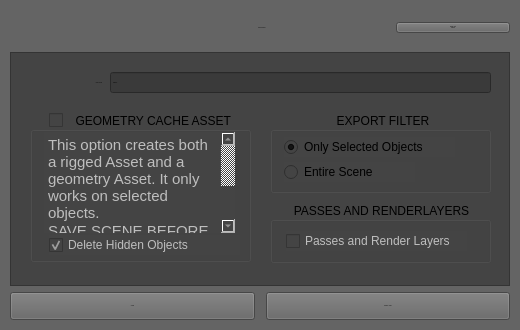
<?xml version="1.0" encoding="UTF-8"?>
<ui version="4.0">
 <class>SundayAssetExportUI</class>
 <widget class="QMainWindow" name="SundayAssetExportUI">
  <property name="windowModality">
   <enum>Qt::WindowModal</enum>
  </property>
  <property name="enabled">
   <bool>true</bool>
  </property>
  <property name="geometry">
   <rect>
    <x>0</x>
    <y>0</y>
    <width>520</width>
    <height>330</height>
   </rect>
  </property>
  <property name="sizePolicy">
   <sizepolicy hsizetype="Fixed" vsizetype="Fixed">
    <horstretch>0</horstretch>
    <verstretch>0</verstretch>
   </sizepolicy>
  </property>
  <property name="minimumSize">
   <size>
    <width>520</width>
    <height>330</height>
   </size>
  </property>
  <property name="maximumSize">
   <size>
    <width>520</width>
    <height>330</height>
   </size>
  </property>
  <property name="cursor">
   <cursorShape>ArrowCursor</cursorShape>
  </property>
  <property name="contextMenuPolicy">
   <enum>Qt::DefaultContextMenu</enum>
  </property>
  <property name="acceptDrops">
   <bool>false</bool>
  </property>
  <property name="windowTitle">
   <string>Sunday | Asset Export</string>
  </property>
  <property name="windowOpacity">
   <double>1.000000000000000</double>
  </property>
  <property name="toolTip">
   <string/>
  </property>
  <property name="statusTip">
   <string/>
  </property>
  <property name="autoFillBackground">
   <bool>false</bool>
  </property>
  <property name="styleSheet">
   <string notr="true">background-color: rgb(100, 100, 100);

font: 12px &quot;Lucida Grande&quot;;</string>
  </property>
  <property name="windowFilePath">
   <string/>
  </property>
  <property name="inputMethodHints">
   <set>Qt::ImhNone</set>
  </property>
  <property name="toolButtonStyle">
   <enum>Qt::ToolButtonIconOnly</enum>
  </property>
  <property name="animated">
   <bool>true</bool>
  </property>
  <property name="tabShape">
   <enum>QTabWidget::Triangular</enum>
  </property>
  <property name="dockNestingEnabled">
   <bool>false</bool>
  </property>
  <property name="dockOptions">
   <set>QMainWindow::AllowTabbedDocks|QMainWindow::AnimatedDocks</set>
  </property>
  <property name="unifiedTitleAndToolBarOnMac">
   <bool>false</bool>
  </property>
  <widget class="QWidget" name="centralwidget">
   <property name="sizePolicy">
    <sizepolicy hsizetype="Preferred" vsizetype="Preferred">
     <horstretch>0</horstretch>
     <verstretch>0</verstretch>
    </sizepolicy>
   </property>
   <layout class="QVBoxLayout" name="verticalLayout_2">
    <property name="margin">
     <number>10</number>
    </property>
    <item>
     <widget class="QWidget" name="widget" native="true">
      <property name="maximumSize">
       <size>
        <width>16777215</width>
        <height>36</height>
       </size>
      </property>
      <property name="autoFillBackground">
       <bool>false</bool>
      </property>
      <property name="styleSheet">
       <string notr="true"/>
      </property>
      <layout class="QHBoxLayout" name="horizontalLayout">
       <property name="margin">
        <number>0</number>
       </property>
       <item>
        <spacer name="horizontalSpacer_3">
         <property name="orientation">
          <enum>Qt::Horizontal</enum>
         </property>
         <property name="sizeHint" stdset="0">
          <size>
           <width>114</width>
           <height>20</height>
          </size>
         </property>
        </spacer>
       </item>
       <item>
        <spacer name="horizontalSpacer">
         <property name="orientation">
          <enum>Qt::Horizontal</enum>
         </property>
         <property name="sizeHint" stdset="0">
          <size>
           <width>40</width>
           <height>20</height>
          </size>
         </property>
        </spacer>
       </item>
       <item>
        <widget class="QLabel" name="label">
         <property name="font">
          <font>
           <family>Verdana</family>
           <pointsize>-1</pointsize>
           <weight>50</weight>
           <italic>false</italic>
           <bold>false</bold>
          </font>
         </property>
         <property name="styleSheet">
          <string notr="true">color: rgb(0, 0, 0);

font: 18px &quot;Verdana&quot;;</string>
         </property>
         <property name="text">
          <string>ASSET EXPORT</string>
         </property>
         <property name="alignment">
          <set>Qt::AlignLeading|Qt::AlignLeft|Qt::AlignVCenter</set>
         </property>
        </widget>
       </item>
       <item>
        <spacer name="horizontalSpacer_2">
         <property name="orientation">
          <enum>Qt::Horizontal</enum>
         </property>
         <property name="sizeHint" stdset="0">
          <size>
           <width>40</width>
           <height>20</height>
          </size>
         </property>
        </spacer>
       </item>
       <item>
        <widget class="QPushButton" name="revealAssetInFingerButton">
         <property name="enabled">
          <bool>true</bool>
         </property>
         <property name="sizePolicy">
          <sizepolicy hsizetype="Fixed" vsizetype="Fixed">
           <horstretch>0</horstretch>
           <verstretch>0</verstretch>
          </sizepolicy>
         </property>
         <property name="minimumSize">
          <size>
           <width>114</width>
           <height>0</height>
          </size>
         </property>
         <property name="font">
          <font>
           <family>Lucida Grande</family>
           <pointsize>-1</pointsize>
           <weight>50</weight>
           <italic>false</italic>
           <bold>false</bold>
          </font>
         </property>
         <property name="autoFillBackground">
          <bool>false</bool>
         </property>
         <property name="styleSheet">
          <string notr="true">font: 10px &quot;Lucida Grande&quot;;</string>
         </property>
         <property name="text">
          <string>Reveal Asset
In Finder</string>
         </property>
         <property name="icon">
          <iconset>
           <normaloff>../SundayImage/SundayGlasses.png</normaloff>../SundayImage/SundayGlasses.png</iconset>
         </property>
         <property name="iconSize">
          <size>
           <width>32</width>
           <height>32</height>
          </size>
         </property>
         <property name="default">
          <bool>false</bool>
         </property>
         <property name="flat">
          <bool>false</bool>
         </property>
         <property name="+command" stdset="0">
          <string>&quot;SundayAssetExportPy.SundayAssetExportOptionsCurrentAssetDirectory()&quot;</string>
         </property>
        </widget>
       </item>
      </layout>
     </widget>
    </item>
    <item>
     <widget class="QFrame" name="frame">
      <property name="focusPolicy">
       <enum>Qt::NoFocus</enum>
      </property>
      <property name="styleSheet">
       <string notr="true">background-color: rgb(68, 68, 68);</string>
      </property>
      <property name="frameShape">
       <enum>QFrame::StyledPanel</enum>
      </property>
      <property name="frameShadow">
       <enum>QFrame::Raised</enum>
      </property>
      <property name="lineWidth">
       <number>1</number>
      </property>
      <property name="midLineWidth">
       <number>0</number>
      </property>
      <widget class="QLabel" name="label_7">
       <property name="geometry">
        <rect>
         <x>11</x>
         <y>20</y>
         <width>81</width>
         <height>22</height>
        </rect>
       </property>
       <property name="font">
        <font>
         <family>Lucida Grande</family>
         <pointsize>-1</pointsize>
         <weight>50</weight>
         <italic>false</italic>
         <bold>false</bold>
        </font>
       </property>
       <property name="text">
        <string>ASSET NAME</string>
       </property>
       <property name="alignment">
        <set>Qt::AlignRight|Qt::AlignTrailing|Qt::AlignVCenter</set>
       </property>
      </widget>
      <widget class="QLineEdit" name="assetExportNameLineEdit">
       <property name="enabled">
        <bool>true</bool>
       </property>
       <property name="geometry">
        <rect>
         <x>100</x>
         <y>20</y>
         <width>381</width>
         <height>21</height>
        </rect>
       </property>
       <property name="font">
        <font>
         <family>Lucida Grande</family>
         <pointsize>-1</pointsize>
         <weight>50</weight>
         <italic>false</italic>
         <bold>false</bold>
        </font>
       </property>
       <property name="focusPolicy">
        <enum>Qt::StrongFocus</enum>
       </property>
       <property name="styleSheet">
        <string notr="true">background-color: rgb(58, 58, 58);</string>
       </property>
       <property name="text">
        <string>&quot;ERROR&quot;</string>
       </property>
       <property name="readOnly">
        <bool>false</bool>
       </property>
      </widget>
      <widget class="QGroupBox" name="RigAndCacheGroupBox">
       <property name="enabled">
        <bool>true</bool>
       </property>
       <property name="geometry">
        <rect>
         <x>20</x>
         <y>60</y>
         <width>221</width>
         <height>150</height>
        </rect>
       </property>
       <property name="sizePolicy">
        <sizepolicy hsizetype="Fixed" vsizetype="Fixed">
         <horstretch>0</horstretch>
         <verstretch>0</verstretch>
        </sizepolicy>
       </property>
       <property name="minimumSize">
        <size>
         <width>221</width>
         <height>150</height>
        </size>
       </property>
       <property name="maximumSize">
        <size>
         <width>221</width>
         <height>150</height>
        </size>
       </property>
       <property name="title">
        <string>  GEOMETRY CACHE ASSET </string>
       </property>
       <property name="alignment">
        <set>Qt::AlignBottom|Qt::AlignHCenter</set>
       </property>
       <property name="flat">
        <bool>false</bool>
       </property>
       <property name="checkable">
        <bool>true</bool>
       </property>
       <property name="checked">
        <bool>false</bool>
       </property>
       <widget class="QCheckBox" name="assetExportRemoveHiddenObjects">
        <property name="geometry">
         <rect>
          <x>19</x>
          <y>123</y>
          <width>191</width>
          <height>20</height>
         </rect>
        </property>
        <property name="focusPolicy">
         <enum>Qt::StrongFocus</enum>
        </property>
        <property name="text">
         <string>Delete Hidden Objects</string>
        </property>
        <property name="checked">
         <bool>true</bool>
        </property>
       </widget>
       <widget class="QTextBrowser" name="assetExportCacheTextBrowser">
        <property name="geometry">
         <rect>
          <x>14</x>
          <y>20</y>
          <width>191</width>
          <height>101</height>
         </rect>
        </property>
        <property name="frameShape">
         <enum>QFrame::NoFrame</enum>
        </property>
        <property name="html">
         <string>&lt;!DOCTYPE HTML PUBLIC &quot;-//W3C//DTD HTML 4.0//EN&quot; &quot;http://www.w3.org/TR/REC-html40/strict.dtd&quot;&gt;
&lt;html&gt;&lt;head&gt;&lt;meta name=&quot;qrichtext&quot; content=&quot;1&quot; /&gt;&lt;style type=&quot;text/css&quot;&gt;
p, li { white-space: pre-wrap; }
&lt;/style&gt;&lt;/head&gt;&lt;body style=&quot; font-family:'Lucida Grande'; font-weight:400; font-style:normal;&quot;&gt;
&lt;p style=&quot; margin-top:0px; margin-bottom:0px; margin-left:0px; margin-right:0px; -qt-block-indent:0; text-indent:0px;&quot;&gt;&lt;span style=&quot; font-size:11pt;&quot;&gt;This option creates both a rigged Asset and a geometry Asset. It only works on selected objects.&lt;/span&gt;&lt;/p&gt;
&lt;p style=&quot; margin-top:0px; margin-bottom:0px; margin-left:0px; margin-right:0px; -qt-block-indent:0; text-indent:0px;&quot;&gt;&lt;span style=&quot; font-size:11pt;&quot;&gt;SAVE SCENE BEFORE CREATING GEOMETRY ASSET! Even if maya crashes asset is exported correctly.&lt;/span&gt;&lt;/p&gt;&lt;/body&gt;&lt;/html&gt;</string>
        </property>
       </widget>
      </widget>
      <widget class="QGroupBox" name="groupBox">
       <property name="geometry">
        <rect>
         <x>260</x>
         <y>60</y>
         <width>221</width>
         <height>81</height>
        </rect>
       </property>
       <property name="title">
        <string>  EXPORT FILTER  </string>
       </property>
       <property name="alignment">
        <set>Qt::AlignBottom|Qt::AlignHCenter</set>
       </property>
       <property name="flat">
        <bool>false</bool>
       </property>
       <property name="checkable">
        <bool>false</bool>
       </property>
       <widget class="QRadioButton" name="assetExportSelectedRadioButton">
        <property name="geometry">
         <rect>
          <x>14</x>
          <y>25</y>
          <width>171</width>
          <height>20</height>
         </rect>
        </property>
        <property name="focusPolicy">
         <enum>Qt::StrongFocus</enum>
        </property>
        <property name="text">
         <string>Only Selected Objects</string>
        </property>
        <property name="checked">
         <bool>true</bool>
        </property>
       </widget>
       <widget class="QRadioButton" name="entireSceneRadioButton">
        <property name="geometry">
         <rect>
          <x>14</x>
          <y>50</y>
          <width>131</width>
          <height>20</height>
         </rect>
        </property>
        <property name="focusPolicy">
         <enum>Qt::StrongFocus</enum>
        </property>
        <property name="text">
         <string>Entire Scene</string>
        </property>
       </widget>
      </widget>
      <widget class="QGroupBox" name="groupBox_3">
       <property name="geometry">
        <rect>
         <x>260</x>
         <y>150</y>
         <width>221</width>
         <height>61</height>
        </rect>
       </property>
       <property name="title">
        <string>  PASSES AND RENDERLAYERS  </string>
       </property>
       <property name="alignment">
        <set>Qt::AlignBottom|Qt::AlignHCenter</set>
       </property>
       <property name="flat">
        <bool>false</bool>
       </property>
       <property name="checkable">
        <bool>false</bool>
       </property>
       <widget class="QCheckBox" name="passesAndRenderLayersCheckBox">
        <property name="enabled">
         <bool>false</bool>
        </property>
        <property name="geometry">
         <rect>
          <x>16</x>
          <y>29</y>
          <width>181</width>
          <height>20</height>
         </rect>
        </property>
        <property name="focusPolicy">
         <enum>Qt::StrongFocus</enum>
        </property>
        <property name="text">
         <string>Passes and Render Layers</string>
        </property>
       </widget>
      </widget>
     </widget>
    </item>
    <item>
     <widget class="QWidget" name="widget_2" native="true">
      <property name="maximumSize">
       <size>
        <width>16777215</width>
        <height>28</height>
       </size>
      </property>
      <layout class="QHBoxLayout" name="horizontalLayout_2">
       <property name="margin">
        <number>0</number>
       </property>
       <item>
        <widget class="QPushButton" name="CloseButton">
         <property name="sizePolicy">
          <sizepolicy hsizetype="Preferred" vsizetype="Preferred">
           <horstretch>0</horstretch>
           <verstretch>0</verstretch>
          </sizepolicy>
         </property>
         <property name="font">
          <font>
           <family>Verdana</family>
           <pointsize>-1</pointsize>
           <weight>50</weight>
           <italic>false</italic>
           <bold>false</bold>
          </font>
         </property>
         <property name="focusPolicy">
          <enum>Qt::StrongFocus</enum>
         </property>
         <property name="styleSheet">
          <string notr="true">font: 16px &quot;Verdana&quot;;</string>
         </property>
         <property name="text">
          <string>CLOSE</string>
         </property>
         <property name="+command" stdset="0">
          <string>&quot;SundayAssetExportPy.SundayAssetExportOptionsUIClose()&quot;</string>
         </property>
        </widget>
       </item>
       <item>
        <spacer name="horizontalSpacer_4">
         <property name="orientation">
          <enum>Qt::Horizontal</enum>
         </property>
         <property name="sizeType">
          <enum>QSizePolicy::Fixed</enum>
         </property>
         <property name="sizeHint" stdset="0">
          <size>
           <width>5</width>
           <height>20</height>
          </size>
         </property>
        </spacer>
       </item>
       <item>
        <widget class="QPushButton" name="exportAssetButton">
         <property name="sizePolicy">
          <sizepolicy hsizetype="Preferred" vsizetype="Preferred">
           <horstretch>0</horstretch>
           <verstretch>0</verstretch>
          </sizepolicy>
         </property>
         <property name="font">
          <font>
           <family>Verdana</family>
           <pointsize>-1</pointsize>
           <weight>50</weight>
           <italic>false</italic>
           <bold>false</bold>
          </font>
         </property>
         <property name="focusPolicy">
          <enum>Qt::StrongFocus</enum>
         </property>
         <property name="styleSheet">
          <string notr="true">font: 16px &quot;Verdana&quot;;</string>
         </property>
         <property name="text">
          <string>EXPORT ASSET</string>
         </property>
         <property name="+command" stdset="0">
          <string>&quot;SundayAssetExportPy.SundayAssetExportOptions()&quot;</string>
         </property>
        </widget>
       </item>
      </layout>
     </widget>
    </item>
   </layout>
  </widget>
  <action name="actionHelp">
   <property name="enabled">
    <bool>false</bool>
   </property>
   <property name="text">
    <string>Help</string>
   </property>
  </action>
  <action name="actionAbout">
   <property name="enabled">
    <bool>false</bool>
   </property>
   <property name="text">
    <string>About</string>
   </property>
  </action>
  <action name="actionDraft">
   <property name="enabled">
    <bool>false</bool>
   </property>
   <property name="text">
    <string>Draft</string>
   </property>
  </action>
  <action name="actionPreview">
   <property name="enabled">
    <bool>false</bool>
   </property>
   <property name="text">
    <string>Preview</string>
   </property>
  </action>
  <action name="actionPreview_With_Indirect">
   <property name="enabled">
    <bool>false</bool>
   </property>
   <property name="text">
    <string>Preview With Indirect</string>
   </property>
  </action>
  <action name="actionProduction">
   <property name="enabled">
    <bool>false</bool>
   </property>
   <property name="text">
    <string>Production Film</string>
   </property>
  </action>
  <action name="actionProduction_Still">
   <property name="enabled">
    <bool>false</bool>
   </property>
   <property name="text">
    <string>Production Still</string>
   </property>
  </action>
  <action name="actionSave_Setting">
   <property name="text">
    <string>Save Setting</string>
   </property>
  </action>
  <action name="actionSave_Preset_x">
   <property name="enabled">
    <bool>false</bool>
   </property>
   <property name="text">
    <string>Save Preset</string>
   </property>
  </action>
  <action name="actionModelling">
   <property name="text">
    <string>Concept</string>
   </property>
  </action>
  <action name="actionRendering">
   <property name="text">
    <string>Modeling</string>
   </property>
  </action>
  <action name="actionAniamtion">
   <property name="text">
    <string>Shading</string>
   </property>
  </action>
  <action name="actionAnimation">
   <property name="text">
    <string>Animation</string>
   </property>
  </action>
  <action name="actionRendering_2">
   <property name="text">
    <string>Rendering</string>
   </property>
  </action>
  <action name="actionPipelienRendering">
   <property name="text">
    <string>Pipeline Rendering</string>
   </property>
  </action>
 </widget>
 <tabstops>
  <tabstop>assetExportNameLineEdit</tabstop>
  <tabstop>passesAndRenderLayersCheckBox</tabstop>
  <tabstop>assetExportSelectedRadioButton</tabstop>
  <tabstop>entireSceneRadioButton</tabstop>
  <tabstop>CloseButton</tabstop>
  <tabstop>exportAssetButton</tabstop>
 </tabstops>
 <resources/>
 <connections/>
</ui>
